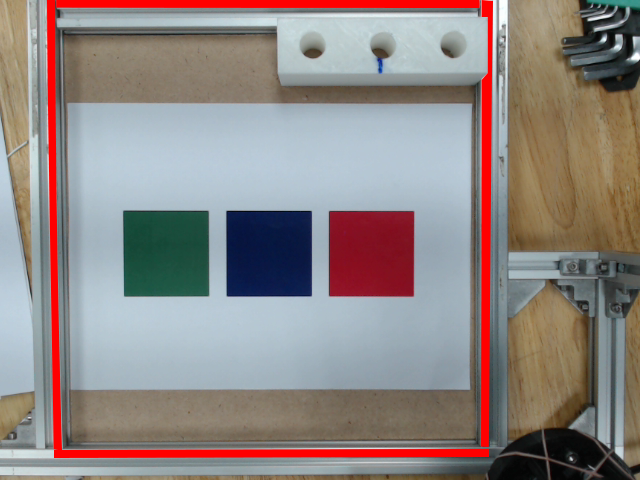
#> input picture Image_Project/Project/Capture4_red.png, 640 x 480 px
$ python Crop.py   (older library calls are emulated)
#> lines starting #> are read from the running program, lines starting #| are printed output that depends on the picture
import numpy as np
import cv2
import sys


def get_coor(event, x, y, flags, param):
    if event == cv2.EVENT_LBUTTONDOWN:
        coor.append((x, y))
    if len(coor) == 2:
        cv2.destroyWindow("image")


def color_detection(color, poly):
    example = np.uint8([[color]])
    hsv_ = cv2.cvtColor(example, cv2.COLOR_BGR2HSV_FULL)
    # print example, hsv_
    if cv2.inRange(hsv_, np.uint8([[[0*2, 80, 40]]]), np.uint8([[[8*2, 255, 255]]])) or cv2.inRange(hsv_, np.uint8(
            [[[172*2, 80, 40]]]), np.uint8([[[180*2, 255, 255]]])):
        return 'Red' + ' ' + poly
    elif cv2.inRange(hsv_, np.uint8([[[18, 80, 40]]]), np.uint8([[[19*2, 255, 255]]])):
        return 'Orange' + ' ' + poly
    elif cv2.inRange(hsv_, np.uint8([[[47*2, 80, 40]]]), np.uint8([[[74*2, 255, 255]]])):
        return 'Green' + ' ' + poly
    elif cv2.inRange(hsv_, np.uint8([[[100*2, 80, 40]]]), np.uint8([[[130*2, 255, 255]]])):
        return 'Blue' + ' ' + poly
    elif cv2.inRange(hsv_, np.uint8([[[0*2, 0, 0]]]), np.uint8([[[180*2, 255, 80]]])):
        return 'Black' + ' ' + poly
    elif cv2.inRange(hsv_, np.uint8([[[137*2, 80, 40]]]), np.uint8([[[150*2, 255, 255]]])):
        return 'Violet' + ' ' + poly
    elif cv2.inRange(hsv_, np.uint8([[[20*2, 80, 40]]]), np.uint8([[[46*2, 255, 255]]])):
        return 'Brown' + ' ' + poly
    else:
        return 'Any color' + ' ' + poly


img = cv2.imread("Capture4_red.png")
#> img is the input picture: shape (480, 640, 3); mean B, G, R 130.3, 132.8, 142.8
img2 = img
img = cv2.GaussianBlur(img, (3, 3), 2)

dat = np.load("Variable.npz")
#> (reads Image_Project/Project/Variable.npz from the repository)

h, w = img.shape[:2]
#> h = 480; w = 640
newcameramtx, roi = cv2.getOptimalNewCameraMatrix(dat['mtx'], dat['dist'], (w, h), 1, (w, h))
#> roi = (14, 12, 611, 457)
mapx, mapy = cv2.initUndistortRectifyMap(dat['mtx'], dat['dist'], None, newcameramtx, (w, h), 5)
dst = cv2.remap(img, mapx, mapy, cv2.INTER_LINEAR)
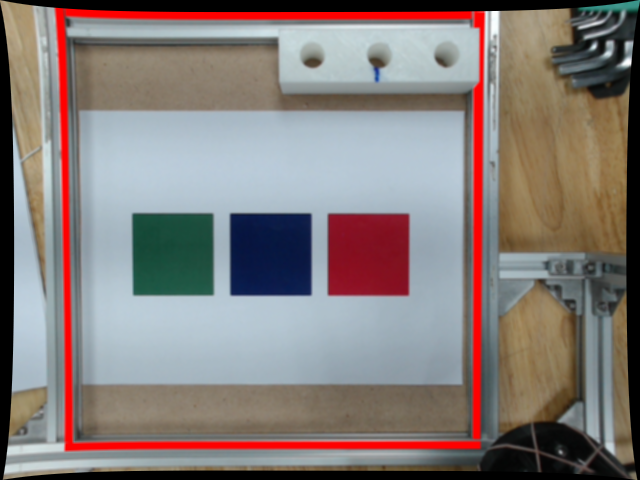
#> dst: shape (480, 640, 3); mean B, G, R 120.6, 123, 132.4

pts = []
re_arrange = []
package = []

'''
# crop the image
x, y, w, h = roi
# dst = dst[y:y + h, x:x + w]
cv2.imwrite('calibresult2.png', dst)
'''

coor = []
valid_contour = []

cv2.namedWindow("image")
cv2.setMouseCallback('image', get_coor)
cv2.imshow("image", img)
cv2.waitKey(0)
print("Co-ordinate", coor)
if len(coor) != 2:
    print("Not enough Co-ordinate (Need 2)")
    pass
else:
    cv2.norm((coor[0][0], coor[0][1]), (coor[1][0], coor[1][1]))
    crop_img = dst[coor[0][1]:coor[1][1], coor[0][0]:coor[1][0]]
    edges = cv2.Canny(crop_img, 125, 255)
    # cv2.imshow("Crop_Img", np.hstack([crop_img, edges]))

    _, contours, hierarchy = cv2.findContours(edges, cv2.RETR_CCOMP, cv2.CHAIN_APPROX_SIMPLE)
    print("All contour: ", len(contours))
    for cnt in contours:
        M = cv2.moments(cnt)
        if int(M['m00']) <= 250:
            continue
        elif int(M['m00']) >= 80000:
            continue
        else:
            valid_contour.append(cnt)

    print("Valid contour: ", float(len(valid_contour)) / 2)
    for valid in valid_contour[::2]:
        M = cv2.moments(valid)
        cx = int(M['m10'] / M['m00'])
        cy = int(M['m01'] / M['m00'])
        colour = img2[cy, cx]
        # print(int(M['m00']))
        cv2.drawContours(crop_img, [valid], -1, (0, 255, 0), -1)
        # cv2.imshow("Crop_img", crop_img)
        # cv2.waitKey(0)

        approx = cv2.approxPolyDP(valid, 0.01 * cv2.arcLength(valid, True), True)
        # cv2.drawContours(crop_img, [approx], -1, (0, 0, 255), 3)

        if len(approx) == 5:
            polygon = "Pentagon"
            print(color_detection(colour, polygon))
            # cv2.drawContours(img, [valid], 0, (255, 255, 0), -1)
            cv2.putText(img2, color_detection(colour, polygon), (cx, cy), 1, 1.5, (
                np.int(cv2.bitwise_not(colour)[0][0]), np.int(cv2.bitwise_not(colour)[1][0]),
                np.int(cv2.bitwise_not(colour)[2][0])), 1, cv2.LINE_AA)
        if len(approx) == 6:
            polygon = "Hexagon"
            print(color_detection(colour, polygon))
            # cv2.drawContours(img, [cnt], 0, (255, 255, 0), -1)
            cv2.putText(img2, color_detection(colour, polygon), (cx, cy), 1, 1.5, (
                np.int(cv2.bitwise_not(colour)[0][0]), np.int(cv2.bitwise_not(colour)[1][0]),
                np.int(cv2.bitwise_not(colour)[2][0])), 1, cv2.LINE_AA)
        elif len(approx) == 3:
            polygon = "Triangle"
            print(color_detection(colour, polygon))
            # cv2.drawContours(img, [cnt], 0, (0, 255, 0), -1)
            cv2.putText(img2, color_detection(colour, polygon), (cx, cy), 1, 1.5, (
                np.int(cv2.bitwise_not(colour)[0][0]), np.int(cv2.bitwise_not(colour)[1][0]),
                np.int(cv2.bitwise_not(colour)[2][0])), 1, cv2.LINE_AA)
            # print approx
            for i in range(0, len(approx)):
                cv2.circle(img, tuple(approx[i][0]), 0, (0, 0, 255), -1)
        elif len(approx) == 4:
            polygon = "Square"
            print(color_detection(colour, polygon))
            # cv2.drawContours(img, [cnt], 0, (0, 0, 255), -1)
            cv2.putText(img2, color_detection(colour, polygon), (cx, cy), 1, 1.5, (
                np.int(cv2.bitwise_not(colour)[0][0]), np.int(cv2.bitwise_not(colour)[1][0]),
                np.int(cv2.bitwise_not(colour)[2][0])), 1, cv2.LINE_AA)
        elif len(approx) == 9:
            polygon = "Half-circle"
            print(color_detection(colour, polygon))
            # cv2.drawContours(img, [cnt], 0, (255, 255, 0), -1)
            cv2.putText(img2, color_detection(colour, polygon), (cx, cy), 1, 1.5, (
                np.int(cv2.bitwise_not(colour)[0][0]), np.int(cv2.bitwise_not(colour)[1][0]),
                np.int(cv2.bitwise_not(colour)[2][0])), 1, cv2.LINE_AA)
        elif len(approx) > 15:
            polygon = "Circle"
            print(color_detection(colour, polygon))
            # cv2.drawContours(img, [cnt], 0, (0, 255, 255), -1)
            cv2.putText(img2, color_detection(colour, polygon), (cx, cy), 1, 1.5, (
                np.int(cv2.bitwise_not(colour)[0][0]), np.int(cv2.bitwise_not(colour)[1][0]),
                np.int(cv2.bitwise_not(colour)[2][0])), 1, cv2.LINE_AA)
        else:
            print(None)

        pts.append(valid)

    for i in pts:
        re_arrange.append([])
        for j in i:
            re_arrange[pts.index(i)].append((int(j[0][0] * 0.077668 * 100), int(j[0][1] * 0.077668 * 100)))
            # TODO If error about truth value appear again use counter instead (same indent level as this comment)
    print(re_arrange)
    for i in re_arrange:
        package.append([])
        for c in range(len(i)):
            package[re_arrange.index(i)].append([])
            package[re_arrange.index(i)][c].append(i[c])
            if c == len(i) - 1:
                package[re_arrange.index(i)][c].append(i[0])
            else:
                package[re_arrange.index(i)][c].append(i[c + 1])
    # print(package)
    for i in package:
        for j in i:
            print(j)  # TODO Change print to send function
        print("Next")

    cv2.imshow("Crop_img", crop_img)
    cv2.imshow("Edge", edges)
    cv2.imshow("position and colour", img2)

    cv2.waitKey(0)
    cv2.destroyWindow("Crop_Img")
    cv2.destroyWindow("Edge")
    exit()
